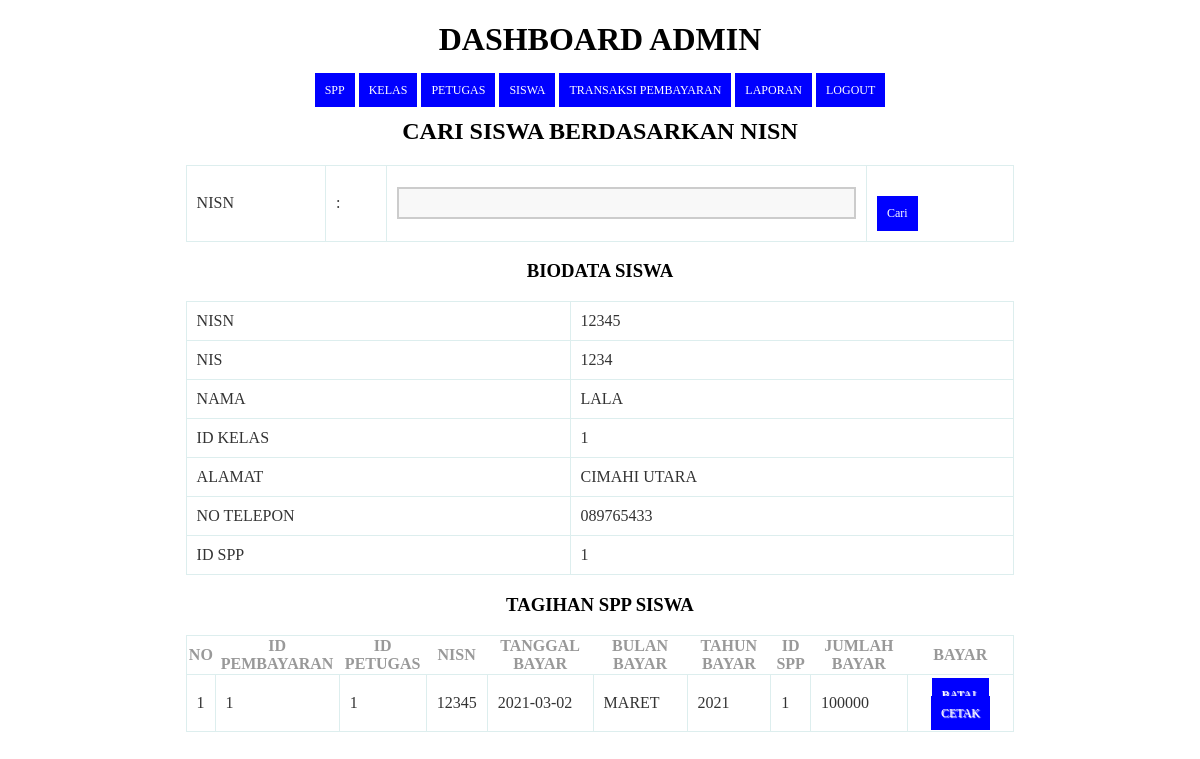
Page /transaksi.php?nisn=12345 (signed in) on the committed database.
### tables this page shows
CREATE TABLE `siswa` (
  `nisn` char(10) NOT NULL,
  `nis` char(10) NOT NULL,
  `nama` varchar(35) NOT NULL,
  `id_kelas` int(11) NOT NULL,
  `alamat` text NOT NULL,
  `no_telp` varchar(13) NOT NULL,
  `id_spp` int(11) NOT NULL
);

CREATE TABLE `pembayaran` (
  `id_pembayaran` int(11) NOT NULL,
  `id_petugas` int(11) NOT NULL,
  `nisn` varchar(10) NOT NULL,
  `tgl_bayar` date NOT NULL,
  `bulan_dibayar` varchar(8) NOT NULL,
  `tahun_dibayar` varchar(4) NOT NULL,
  `id_spp` int(11) NOT NULL,
  `jumlah_bayar` int(11) NOT NULL
);

### transaksi.php (the view, shortened to what this page needs)
<!DOCTYPE html>
<html>
  <head>
  </head>
<body>
<?php
include 'header.php';
 ?>
       <div class="container">
  <div class="page-header">
<center><h2>CARI SISWA BERDASARKAN NISN</h2>
  </div>
 <form action="" method="get">
  <table class="table">
    <tr>
      <td>NISN </td>
      <td>:</td>
      <td>
        <input class="form-control" type="text" name="nisn">
      </td>
      <td>
        <button class="btn btn-success" type="submit" name="cari">Cari</button>
      </td>
    </tr>
  </table>
 </form>
<?php
if (isset($_GET['nisn']) && $_GET['nisn'] != ''){
  $data = $koneksi->query("SELECT * FROM siswa WHERE nisn = '$_GET[nisn]'");
  $data = mysqli_fetch_assoc($data);
  $nisn = $data['nisn'];
?>
<div class="panel panel-info">
  <div class="panel-heading">
<center><h3>Biodata siswa</h3>
</div>
<div class="panel panel-body">
  <table class="table table-bordered table-striped">
    <tr>
      <td>NISN</td>
      <td><?=$data['nisn'] ?></td>
    </tr>
    <tr>
      <td>NIS</td>
      <td><?= $data['nis'] ?></td>
    </tr>
    <tr>
      <td>Nama</td>
      <td><?= $data['nama'] ?></td>
    </tr>
    <tr>
      <td>ID Kelas</td>
      <td><?= $data['id_kelas'] ?></td>
    </tr>
    <tr>
      <td>Alamat</td>
      <td><?= $data['alamat'] ?></td>
    </tr>
    <tr>
      <td>No Telepon</td>
      <td><?= $data['no_telp'] ?></td>
    </tr>
    <tr>
      <td>ID SPP</td>
      <td><?= $data['id_spp'] ?></td>
    </tr>
  </table>
</div>
</div>
<div class="panel panel-info">
  <div class="panel-heading">
<center><h3>Tagihan SPP Siswa</h3>
</div>
<div class="panel-body ">
  <table class="table table-bordered table-striped">
<tr>
  <th>NO</th>
  <th>ID Pembayaran</th>
  <th>ID Petugas</th>
  <th>NISN</th>
  <th>Tanggal Bayar</th>
  <th>Bulan Bayar</th>
  <th>Tahun Bayar</th>
  <th>ID SPP</th>
  <th>Jumlah Bayar</th>
  <th>Bayar</th>
</tr>
<?php
$sql= mysqli_query($koneksi ," SELECT * FROM pembayaran WHERE nisn = '$data[nisn]' ORDER BY jumlah_bayar ASC ");
$i=1;
while($sq= mysqli_fetch_assoc($sql)){
  echo "
    <tr>
      <td>$i</td>
      <td>$sq[id_pembayaran]</td>
      <td>$sq[id_petugas]</td>
      <td>$sq[nisn]</td>
      <td>$sq[tgl_bayar]</td>
      <td>$sq[bulan_dibayar]</td>
      <td>$sq[tahun_dibayar]</td>
      <td>$sq[id_spp]</td>
      <td>$sq[jumlah_bayar]</td>
      <td align='center'";
        if ($sq['id_pembayaran'] == ''){
          echo "<a href='proses_transaksi.php?nisn=$nisn&act=bayar&id=$sq[id_pembayaran]'></a> ";
          echo "<a class='btn btn-primary btn-sm' href='cetak_slip_transaksi.php?nisn=$nisn&act=bayar&id=$sq[id_pembayaran]>Bayar</a> ";
        }else {
          echo "</a>";
          echo "<a class='btn btn-danger btn-sm' href='proses_transaksi.php?nisn=$nisn&act=batal&id=$sq[id_pembayaran]'>Batal</a> ";
          echo "<a class='btn btn-success btn-sm' href='cetak_slip_transaksi.php?nisn=$nisn&act=bayar&id=$sq[id_pembayaran]' target='_blank'>Cetak</a> ";
        }
      echo "</td>
    </tr>
    ";
    $i++;
}
 ?>
</table>
</div>
</div>
<?php
}
?>

### transaksi.php (style rules this page uses)
* { font-family: "Trebuchet MS"; }
tr { text-transform: uppercase; color:black; }
h2 { text-transform: uppercase; color: black; }
h3 { text-transform: uppercase; color: black; }
th { text-transform: uppercase; color:#999999; }
td { text-transform: uppercase; color:#999999; }
button { background-color: blue; color: #fff; padding: 10px; text-decoration: none; font-size: 12px; border: 0px; margin-top: 20px; }
input { padding: 6px; width: 100%; box-sizing: border-box; background: #f8f8f8; border: 2px solid #ccc; outline-color: blue; }
div { text-transform: uppercase; color:#999999; }

### header.php (style rules this page uses)
* { font-family: "fantasy"; }
table { border: solid 1px #DDEEEE; border-collapse: collapse; border-spacing: 0; width: 70%; margin: 10px auto 10px auto; }
table tbody td { border: solid 1px #DDEEEE; color: #333; padding: 10px; text-shadow: 1px 1px 1px #fff; }
a { background-color: blue; color: #fff; padding: 10px; text-decoration: none; font-size: 12px; }

### rows in the picture
siswa: nisn "12345", nis "1234", nama "LALA", id_kelas "1", alamat "CIMAHI UTARA", no_telp "089765433", id_spp "1"
pembayaran: id_pembayaran "1", id_petugas "1", nisn "12345", tgl_bayar "2021-03-02", bulan_dibayar "MARET", tahun_dibayar "2021", id_spp "1", jumlah_bayar "100000"
